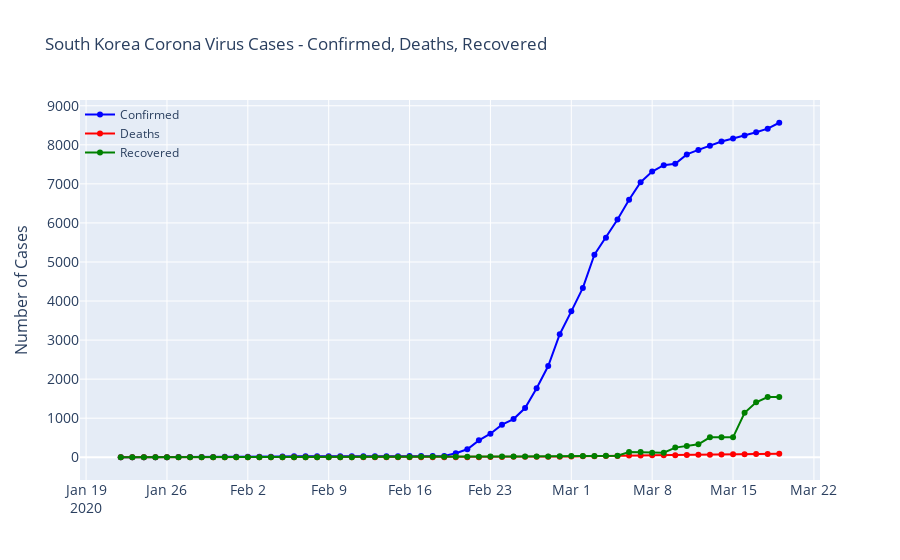

Notebook source saved alongside this figure:
### Code cell
plot_covid19_trends(korea_combined_df, 'South Korea Corona Virus Cases - Confirmed, Deaths, Recovered')
